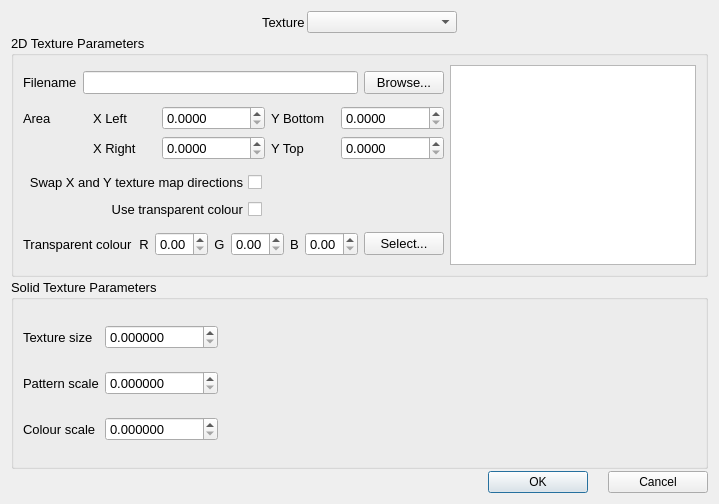
<?xml version="1.0" encoding="UTF-8"?>
<ui version="4.0">
 <class>Texture_Dialog</class>
 <widget class="QDialog" name="Texture_Dialog">
  <property name="geometry">
   <rect>
    <x>0</x>
    <y>0</y>
    <width>719</width>
    <height>504</height>
   </rect>
  </property>
  <property name="sizePolicy">
   <sizepolicy hsizetype="Expanding" vsizetype="Expanding">
    <horstretch>0</horstretch>
    <verstretch>0</verstretch>
   </sizepolicy>
  </property>
  <property name="minimumSize">
   <size>
    <width>719</width>
    <height>480</height>
   </size>
  </property>
  <property name="maximumSize">
   <size>
    <width>4000</width>
    <height>4000</height>
   </size>
  </property>
  <property name="windowTitle">
   <string>Texture Map Options</string>
  </property>
  <layout class="QVBoxLayout" name="verticalLayout_3">
   <property name="spacing">
    <number>2</number>
   </property>
   <item>
    <layout class="QHBoxLayout" name="horizontalLayout_2">
     <item>
      <spacer name="horizontalSpacer">
       <property name="orientation">
        <enum>Qt::Horizontal</enum>
       </property>
       <property name="sizeHint" stdset="0">
        <size>
         <width>40</width>
         <height>20</height>
        </size>
       </property>
      </spacer>
     </item>
     <item>
      <layout class="QHBoxLayout" name="horizontalLayout">
       <item>
        <widget class="QLabel" name="label">
         <property name="font">
          <font>
           <pointsize>10</pointsize>
          </font>
         </property>
         <property name="text">
          <string>Texture</string>
         </property>
        </widget>
       </item>
       <item>
        <widget class="QComboBox" name="_100">
         <property name="minimumSize">
          <size>
           <width>150</width>
           <height>0</height>
          </size>
         </property>
        </widget>
       </item>
      </layout>
     </item>
     <item>
      <spacer name="horizontalSpacer_2">
       <property name="orientation">
        <enum>Qt::Horizontal</enum>
       </property>
       <property name="sizeHint" stdset="0">
        <size>
         <width>40</width>
         <height>20</height>
        </size>
       </property>
      </spacer>
     </item>
    </layout>
   </item>
   <item>
    <widget class="QGroupBox" name="groupBox">
     <property name="font">
      <font>
       <pointsize>10</pointsize>
      </font>
     </property>
     <property name="title">
      <string>2D Texture Parameters</string>
     </property>
     <layout class="QHBoxLayout" name="horizontalLayout_9">
      <item>
       <layout class="QVBoxLayout" name="verticalLayout_4">
        <item>
         <layout class="QHBoxLayout" name="horizontalLayout_7">
          <item>
           <widget class="QLabel" name="label_5">
            <property name="font">
             <font>
              <pointsize>10</pointsize>
             </font>
            </property>
            <property name="text">
             <string>Filename</string>
            </property>
           </widget>
          </item>
          <item>
           <widget class="QLineEdit" name="_102"/>
          </item>
          <item>
           <widget class="QPushButton" name="_112">
            <property name="text">
             <string>Browse...</string>
            </property>
            <property name="autoDefault">
             <bool>false</bool>
            </property>
           </widget>
          </item>
         </layout>
        </item>
        <item>
         <layout class="QGridLayout" name="gridLayout_2">
          <item row="0" column="0">
           <widget class="QLabel" name="label_7">
            <property name="sizePolicy">
             <sizepolicy hsizetype="Preferred" vsizetype="Preferred">
              <horstretch>0</horstretch>
              <verstretch>0</verstretch>
             </sizepolicy>
            </property>
            <property name="minimumSize">
             <size>
              <width>0</width>
              <height>0</height>
             </size>
            </property>
            <property name="font">
             <font>
              <pointsize>10</pointsize>
             </font>
            </property>
            <property name="text">
             <string>Area</string>
            </property>
           </widget>
          </item>
          <item row="1" column="4">
           <widget class="QDoubleSpinBox" name="_106">
            <property name="decimals">
             <number>4</number>
            </property>
            <property name="maximum">
             <double>1000000.000000000000000</double>
            </property>
           </widget>
          </item>
          <item row="0" column="1" alignment="Qt::AlignLeft">
           <widget class="QLabel" name="label_2">
            <property name="text">
             <string>X Left</string>
            </property>
           </widget>
          </item>
          <item row="0" column="2">
           <widget class="QDoubleSpinBox" name="_103">
            <property name="decimals">
             <number>4</number>
            </property>
            <property name="maximum">
             <double>1000000.000000000000000</double>
            </property>
           </widget>
          </item>
          <item row="1" column="3">
           <widget class="QLabel" name="label_6">
            <property name="text">
             <string>Y Top</string>
            </property>
           </widget>
          </item>
          <item row="0" column="4">
           <widget class="QDoubleSpinBox" name="_104">
            <property name="decimals">
             <number>4</number>
            </property>
            <property name="maximum">
             <double>1000000.000000000000000</double>
            </property>
           </widget>
          </item>
          <item row="1" column="1">
           <widget class="QLabel" name="label_3">
            <property name="text">
             <string>X Right</string>
            </property>
           </widget>
          </item>
          <item row="0" column="3">
           <widget class="QLabel" name="label_4">
            <property name="text">
             <string>Y Bottom</string>
            </property>
           </widget>
          </item>
          <item row="1" column="2">
           <widget class="QDoubleSpinBox" name="_105">
            <property name="decimals">
             <number>4</number>
            </property>
            <property name="maximum">
             <double>1000000.000000000000000</double>
            </property>
           </widget>
          </item>
         </layout>
        </item>
        <item>
         <layout class="QHBoxLayout" name="horizontalLayout_8">
          <item>
           <layout class="QVBoxLayout" name="verticalLayout_2">
            <item>
             <widget class="QCheckBox" name="_107">
              <property name="enabled">
               <bool>true</bool>
              </property>
              <property name="layoutDirection">
               <enum>Qt::RightToLeft</enum>
              </property>
              <property name="text">
               <string>Swap X and Y texture map directions</string>
              </property>
              <property name="checkable">
               <bool>true</bool>
              </property>
              <property name="checked">
               <bool>false</bool>
              </property>
              <property name="tristate">
               <bool>false</bool>
              </property>
             </widget>
            </item>
            <item>
             <widget class="QCheckBox" name="_119">
              <property name="enabled">
               <bool>true</bool>
              </property>
              <property name="layoutDirection">
               <enum>Qt::RightToLeft</enum>
              </property>
              <property name="text">
               <string>Use transparent colour</string>
              </property>
              <property name="checkable">
               <bool>true</bool>
              </property>
              <property name="checked">
               <bool>false</bool>
              </property>
              <property name="tristate">
               <bool>false</bool>
              </property>
             </widget>
            </item>
           </layout>
          </item>
          <item>
           <spacer name="horizontalSpacer_6">
            <property name="orientation">
             <enum>Qt::Horizontal</enum>
            </property>
            <property name="sizeHint" stdset="0">
             <size>
              <width>182</width>
              <height>20</height>
             </size>
            </property>
           </spacer>
          </item>
         </layout>
        </item>
        <item>
         <layout class="QHBoxLayout" name="horizontalLayout_6">
          <item>
           <widget class="QLabel" name="label_11">
            <property name="font">
             <font>
              <pointsize>10</pointsize>
             </font>
            </property>
            <property name="text">
             <string>Transparent colour</string>
            </property>
           </widget>
          </item>
          <item>
           <widget class="QLabel" name="label_8">
            <property name="text">
             <string>R</string>
            </property>
            <property name="alignment">
             <set>Qt::AlignCenter</set>
            </property>
           </widget>
          </item>
          <item>
           <widget class="QDoubleSpinBox" name="_113">
            <property name="maximum">
             <double>1.000000000000000</double>
            </property>
            <property name="singleStep">
             <double>0.100000000000000</double>
            </property>
           </widget>
          </item>
          <item>
           <widget class="QLabel" name="label_9">
            <property name="text">
             <string>G</string>
            </property>
            <property name="alignment">
             <set>Qt::AlignCenter</set>
            </property>
           </widget>
          </item>
          <item>
           <widget class="QDoubleSpinBox" name="_114">
            <property name="maximum">
             <double>1.000000000000000</double>
            </property>
            <property name="singleStep">
             <double>0.100000000000000</double>
            </property>
           </widget>
          </item>
          <item>
           <widget class="QLabel" name="label_10">
            <property name="text">
             <string>B</string>
            </property>
            <property name="alignment">
             <set>Qt::AlignCenter</set>
            </property>
           </widget>
          </item>
          <item>
           <widget class="QDoubleSpinBox" name="_115">
            <property name="maximum">
             <double>1.000000000000000</double>
            </property>
            <property name="singleStep">
             <double>0.100000000000000</double>
            </property>
           </widget>
          </item>
          <item>
           <widget class="QPushButton" name="_117">
            <property name="text">
             <string>Select...</string>
            </property>
            <property name="autoDefault">
             <bool>false</bool>
            </property>
           </widget>
          </item>
         </layout>
        </item>
       </layout>
      </item>
      <item>
       <widget class="QGraphicsView" name="_118">
        <property name="sizePolicy">
         <sizepolicy hsizetype="Preferred" vsizetype="Preferred">
          <horstretch>2</horstretch>
          <verstretch>1</verstretch>
         </sizepolicy>
        </property>
        <property name="minimumSize">
         <size>
          <width>200</width>
          <height>200</height>
         </size>
        </property>
        <property name="maximumSize">
         <size>
          <width>500</width>
          <height>500</height>
         </size>
        </property>
        <property name="verticalScrollBarPolicy">
         <enum>Qt::ScrollBarAlwaysOff</enum>
        </property>
        <property name="horizontalScrollBarPolicy">
         <enum>Qt::ScrollBarAlwaysOff</enum>
        </property>
        <property name="sceneRect">
         <rectf>
          <x>0.000000000000000</x>
          <y>0.000000000000000</y>
          <width>200.000000000000000</width>
          <height>200.000000000000000</height>
         </rectf>
        </property>
        <property name="resizeAnchor">
         <enum>QGraphicsView::AnchorViewCenter</enum>
        </property>
       </widget>
      </item>
     </layout>
    </widget>
   </item>
   <item>
    <widget class="QGroupBox" name="groupBox_2">
     <property name="font">
      <font>
       <pointsize>10</pointsize>
      </font>
     </property>
     <property name="title">
      <string>Solid Texture Parameters</string>
     </property>
     <layout class="QHBoxLayout" name="horizontalLayout_5">
      <item>
       <layout class="QHBoxLayout" name="horizontalLayout_4">
        <item>
         <layout class="QGridLayout" name="gridLayout">
          <item row="0" column="0">
           <widget class="QLabel" name="label_12">
            <property name="font">
             <font>
              <pointsize>10</pointsize>
             </font>
            </property>
            <property name="text">
             <string>Texture size</string>
            </property>
           </widget>
          </item>
          <item row="0" column="1">
           <widget class="QDoubleSpinBox" name="_109">
            <property name="minimumSize">
             <size>
              <width>90</width>
              <height>0</height>
             </size>
            </property>
            <property name="decimals">
             <number>6</number>
            </property>
            <property name="maximum">
             <double>1000000.000000000000000</double>
            </property>
           </widget>
          </item>
          <item row="2" column="1">
           <widget class="QDoubleSpinBox" name="_111">
            <property name="minimumSize">
             <size>
              <width>90</width>
              <height>0</height>
             </size>
            </property>
            <property name="decimals">
             <number>6</number>
            </property>
            <property name="maximum">
             <double>1000000.000000000000000</double>
            </property>
           </widget>
          </item>
          <item row="1" column="1">
           <widget class="QDoubleSpinBox" name="_110">
            <property name="minimumSize">
             <size>
              <width>90</width>
              <height>0</height>
             </size>
            </property>
            <property name="decimals">
             <number>6</number>
            </property>
            <property name="maximum">
             <double>100000.000000000000000</double>
            </property>
           </widget>
          </item>
          <item row="2" column="0">
           <widget class="QLabel" name="label_14">
            <property name="font">
             <font>
              <pointsize>10</pointsize>
             </font>
            </property>
            <property name="text">
             <string>Colour scale</string>
            </property>
           </widget>
          </item>
          <item row="1" column="0">
           <widget class="QLabel" name="label_13">
            <property name="font">
             <font>
              <pointsize>10</pointsize>
             </font>
            </property>
            <property name="text">
             <string>Pattern scale</string>
            </property>
           </widget>
          </item>
         </layout>
        </item>
        <item>
         <spacer name="horizontalSpacer_5">
          <property name="orientation">
           <enum>Qt::Horizontal</enum>
          </property>
          <property name="sizeHint" stdset="0">
           <size>
            <width>482</width>
            <height>20</height>
           </size>
          </property>
         </spacer>
        </item>
       </layout>
      </item>
     </layout>
    </widget>
   </item>
   <item>
    <layout class="QHBoxLayout" name="horizontalLayout_3">
     <property name="spacing">
      <number>20</number>
     </property>
     <item>
      <spacer name="horizontalSpacer_3">
       <property name="orientation">
        <enum>Qt::Horizontal</enum>
       </property>
       <property name="sizeHint" stdset="0">
        <size>
         <width>40</width>
         <height>20</height>
        </size>
       </property>
      </spacer>
     </item>
     <item>
      <widget class="QPushButton" name="_1">
       <property name="minimumSize">
        <size>
         <width>100</width>
         <height>0</height>
        </size>
       </property>
       <property name="text">
        <string>OK</string>
       </property>
       <property name="autoDefault">
        <bool>true</bool>
       </property>
       <property name="default">
        <bool>true</bool>
       </property>
      </widget>
     </item>
     <item>
      <widget class="QPushButton" name="_2">
       <property name="minimumSize">
        <size>
         <width>100</width>
         <height>0</height>
        </size>
       </property>
       <property name="text">
        <string>Cancel</string>
       </property>
       <property name="autoDefault">
        <bool>false</bool>
       </property>
      </widget>
     </item>
    </layout>
   </item>
  </layout>
 </widget>
 <tabstops>
  <tabstop>_100</tabstop>
  <tabstop>_102</tabstop>
  <tabstop>_112</tabstop>
  <tabstop>_103</tabstop>
  <tabstop>_104</tabstop>
  <tabstop>_105</tabstop>
  <tabstop>_106</tabstop>
  <tabstop>_107</tabstop>
  <tabstop>_119</tabstop>
  <tabstop>_113</tabstop>
  <tabstop>_114</tabstop>
  <tabstop>_115</tabstop>
  <tabstop>_117</tabstop>
  <tabstop>_109</tabstop>
  <tabstop>_110</tabstop>
  <tabstop>_111</tabstop>
  <tabstop>_1</tabstop>
  <tabstop>_2</tabstop>
  <tabstop>_118</tabstop>
 </tabstops>
 <resources/>
 <connections/>
</ui>
